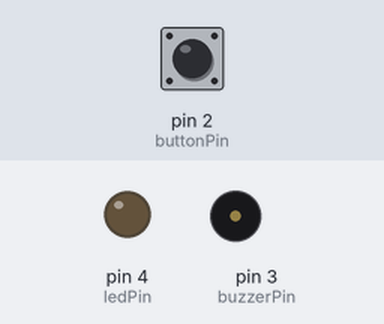
This sketch was run on a simulated Arduino Uno, built with avr-gcc and run on an emulated ATmega328P. On the bench: output pins drawn as LEDs (lit = HIGH), buzzer (waves = sounding, pin HIGH). Inputs (shaded band) come from the test bench; at power-on: pin 2 (buttonPin) LOW.

Above: at 0.1 s.
At 5.1 s:
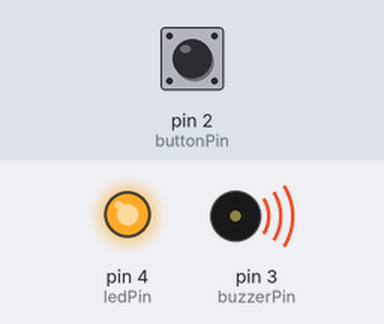
Timing chart, 0 to 6.6 s (numbered marks = the images above):
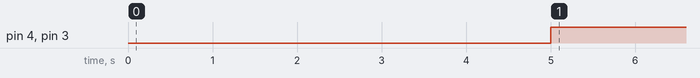

Measured:
- by itself, pin 4 (ledPin), pin 3 (buzzerPin): LOW → HIGH at 5.0 s

The sketch:

led_BuzzerSketch.ino
```cpp
const int buttonPin = 2;     // the number of the pushbutton pin

const int ledPin =  4;      // the number of the LED pin

const int buzzerPin = 3;   // the number of the buzzer

// variables will change:

int buttonState = 0;         // variable for reading the pushbutton status


void setup() {

  // initialize the LED pin as an output:

  pinMode(ledPin, OUTPUT);

  // initialize the pushbutton pin as an input:

  pinMode(buttonPin, INPUT);

  pinMode(buzzerPin, OUTPUT);

  delay(5000);

}


void loop() {

  // read the state of the pushbutton value:

  buttonState = digitalRead(buttonPin);


  // check if the pushbutton is pressed. If it is, the buttonState is HIGH:

  if (buttonState == HIGH) {

    // turn buzzer on:

    digitalWrite(buzzerPin, LOW);

    digitalWrite(ledPin, LOW);

    delay(10000);

  } else {

    // turn buzzer off:

    digitalWrite(buzzerPin, HIGH);

    digitalWrite(ledPin, HIGH);

  }

}
```
